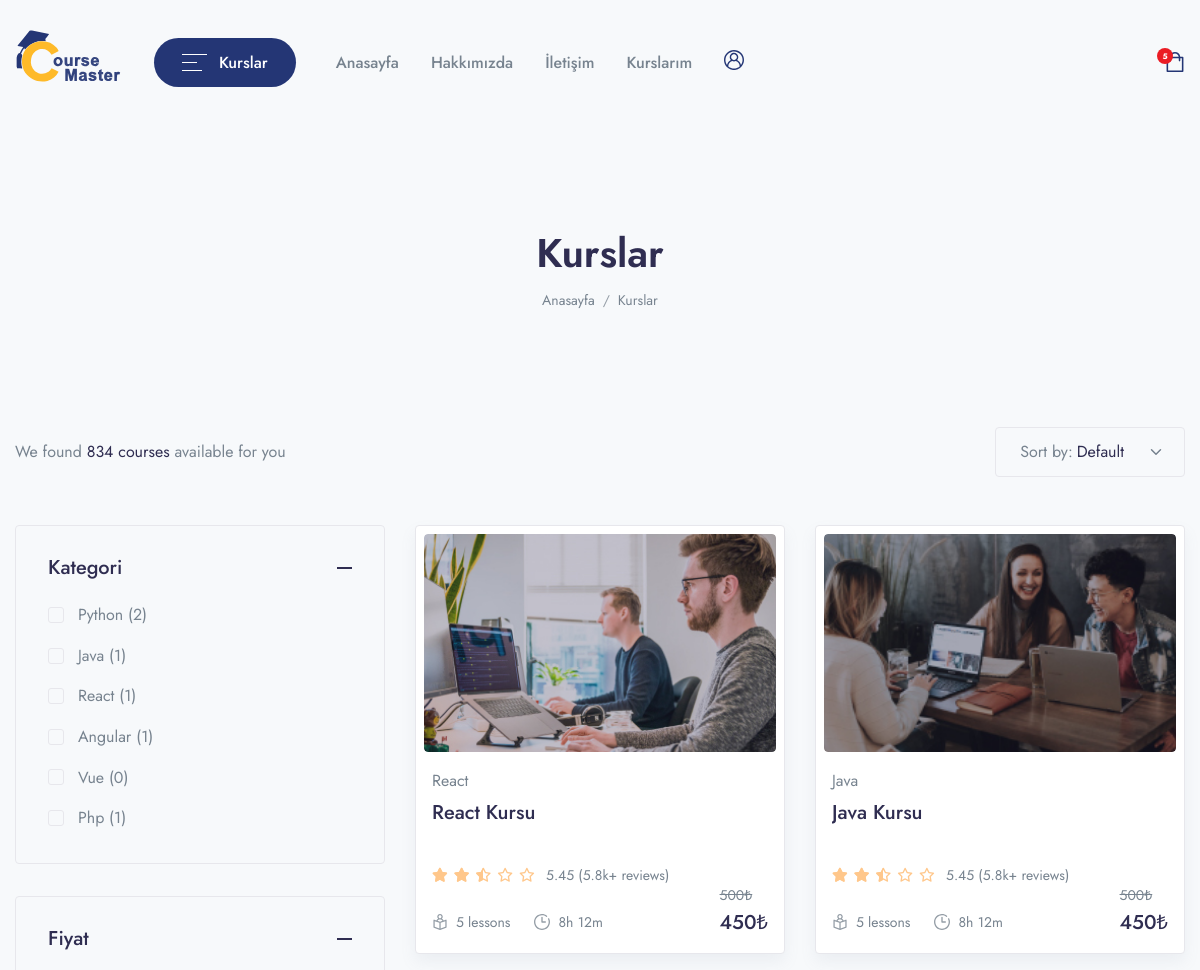
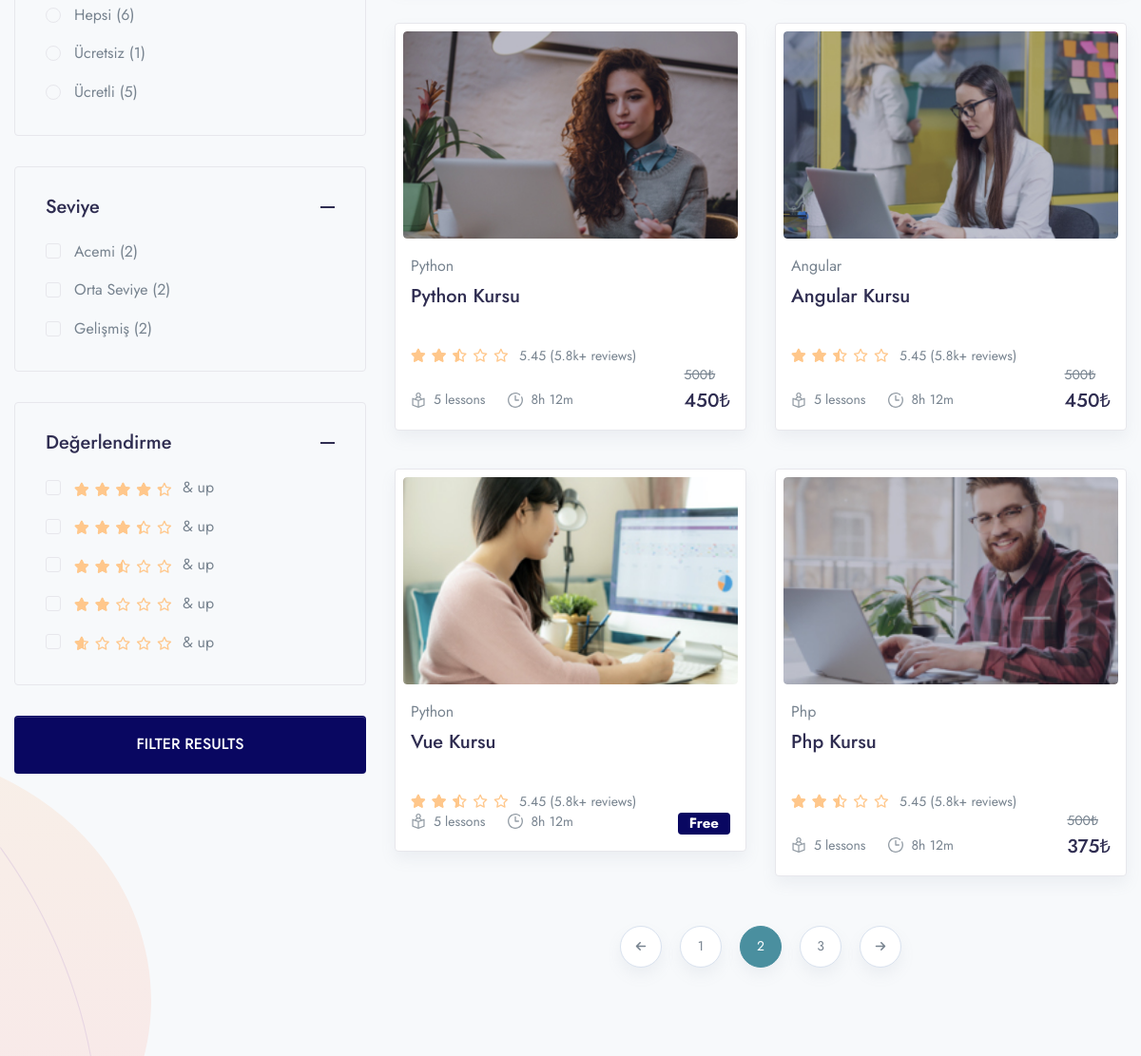
/courses (upper part), run on an earlier commit of the app's database (2 pictures, top to bottom).
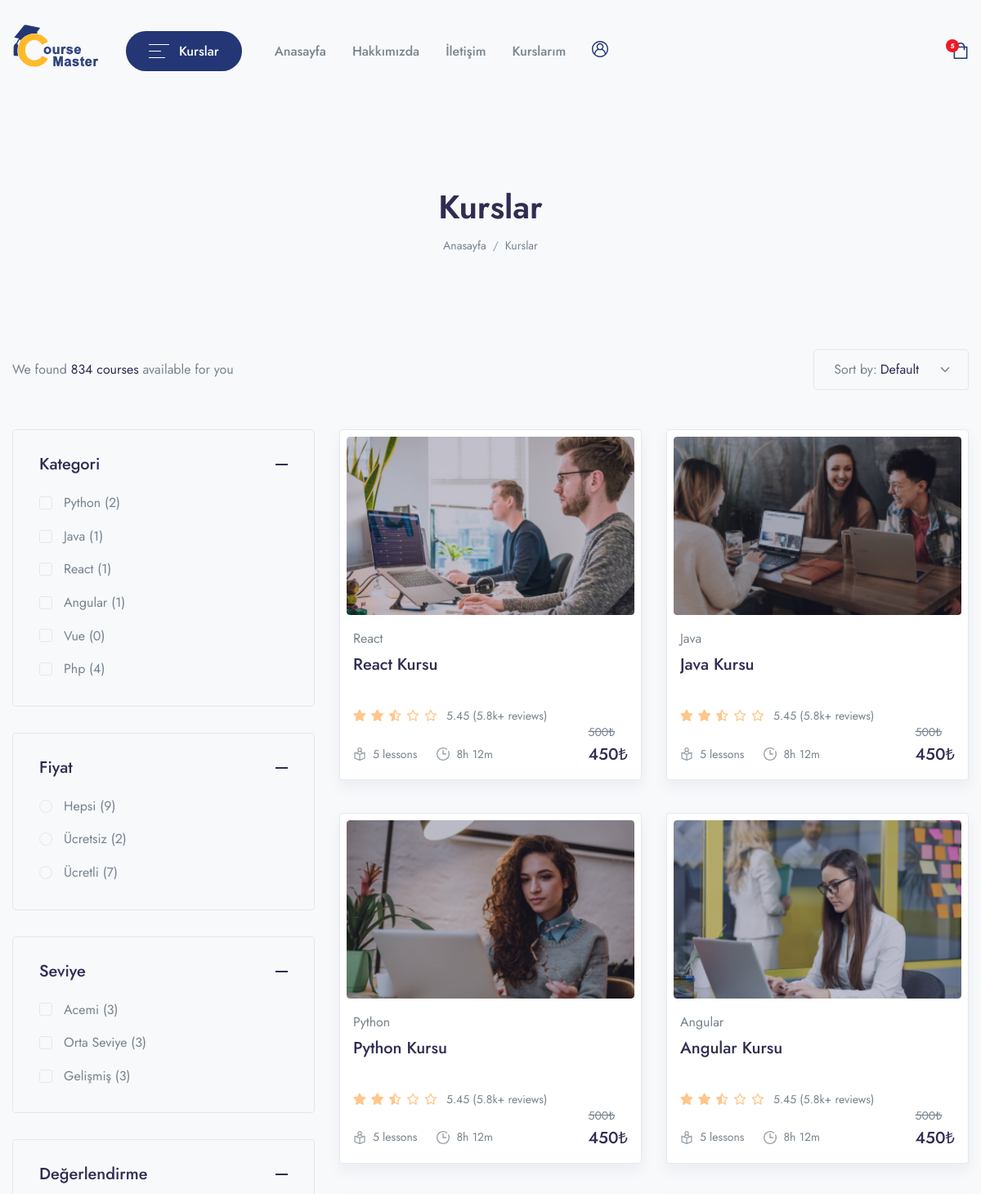
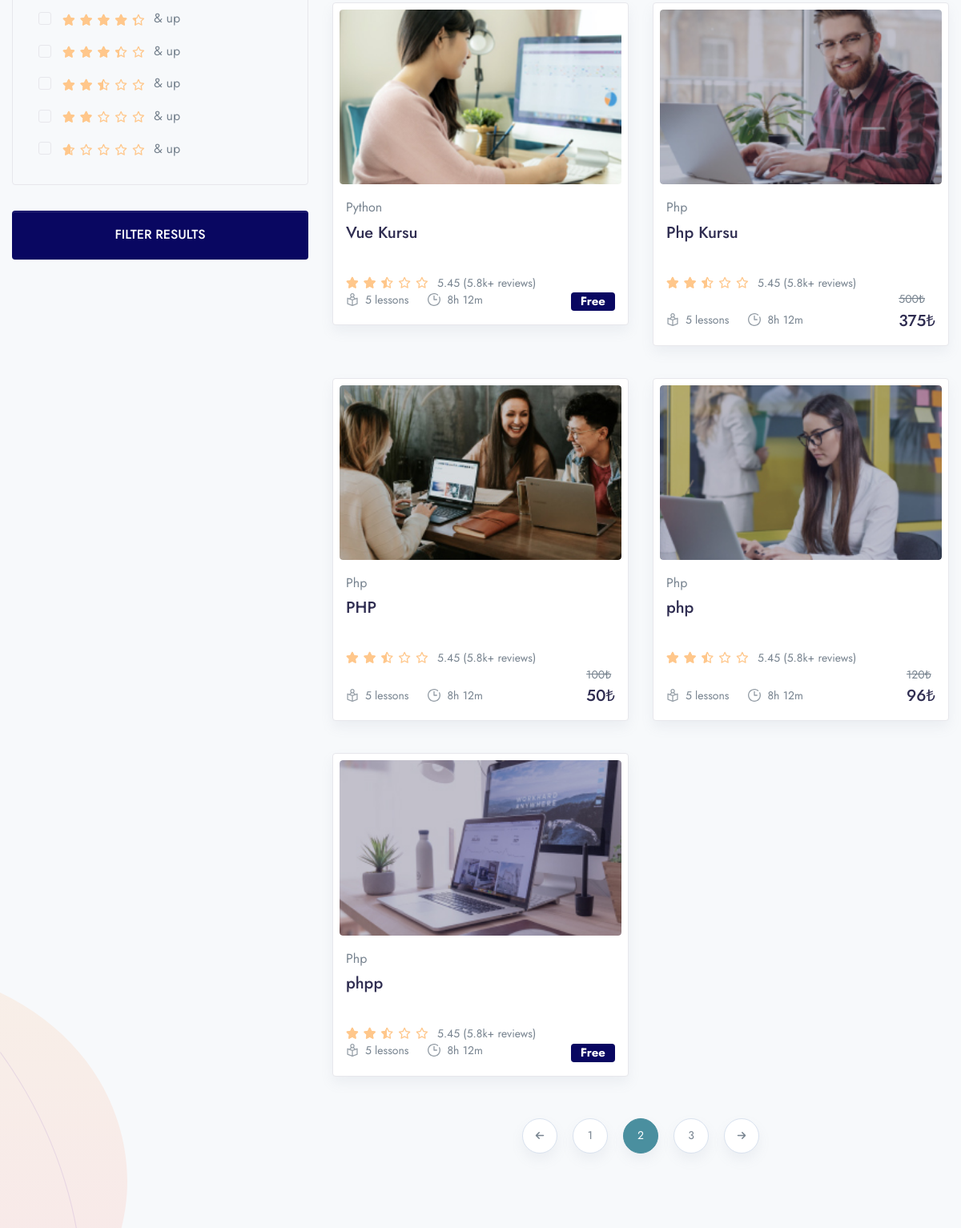
And on a later commit of the database (2 pictures, top to bottom).
### app/models.py (models this page shows, shortened)
class Categories(models.Model):
    icon = models.CharField(max_length=200,null=True)
    name = models.CharField(max_length=200)
    def __str__(self):
        return self.name
    def get_all_category(self):
        return Categories.objects.all().order_by("id")

class Level(models.Model):
    name=models.CharField(max_length=100)

class Course(models.Model):
    STATUS = (
        ('PUBLISH','PUBLISH'),
        ('DRAFT','DRAFT'),
    )
    featured_image = models.ImageField(upload_to="Media/featured_img",null=True)
    featured_video = models.CharField(max_length = 300, null=True)
    title = models.CharField(max_length=500)
    created_at = models.DateField(auto_now_add=True)
    author = models.ForeignKey(Author,on_delete=models.CASCADE,null=True)
    category =models.ForeignKey(Categories,on_delete=models.CASCADE)
    level=models.ForeignKey(Level,on_delete=models.CASCADE,null=True)
    description = models.TextField()
    price = models.IntegerField(null=True,default=0)
    discount = models.IntegerField(null=True)
    slug = models.SlugField(default='',max_length=500,null=True,blank=True)
    status=models.CharField(choices=STATUS,max_length=100,null=True)

### CourseMasterApp/views.py (the view)
# urls.py: path('courses',views.SINGLE_COURSE,name="single_course"),
def SINGLE_COURSE(request):
    category=Categories.get_all_category(Categories)
    level=Level.objects.all()
    course=Course.objects.all()
    FreeCourse_count=Course.objects.filter(price=0).count()
    PaidCourse_count=Course.objects.filter(price__gte=1).count()
    context={
        'category':category,
        'level':level,
        'course':course,
        'FreeCourse_count':FreeCourse_count,
        'PaidCourse_count':PaidCourse_count,
    }
    return render(request,'Main/single_course.html',context)

### app/templatetags/course_tags.py (called while the page is built)
@register.simple_tag
def discount_calculation(price,discount):
    if discount is None or discount is 0:
        return price
    sellprice = price
    sellprice = price - (price * discount/100)
    return math.floor(sellprice)

### templates/Main/single_course.html (shortened to what the changed rows need)
{% extends "base.html" %}
{% load static %}
{% block content %}
{% load course_tags %}
    <header class="py-8 py-md-11" style="background-image: none;">
        <div class="container text-center py-xl-2">
            <h1 class="display-4 fw-semi-bold mb-0">Kurslar</h1>
        </div>
    </header>
    <div class="container">
        <div class="row">
            <div class="col-xl-4 mb-5 mb-xl-0">
                <div class=" vertical-scroll" id="courseSidebar">
                    <div class="border rounded mb-6 @@widgetBG">
                        <div id="coursefiltercollapse1" class="collapse show mt-n2 px-6 pb-6" aria-labelledby="coursefilter1" data-parent="#courseSidebar">
                            <ul class="list-unstyled list-group list-checkbox">
                                {% for i in category %}
                                <li class="custom-control custom-checkbox">
                                    <label class="custom-control-label font-size-base" for="category-{{i.id}}">{{i.name}} ({{i.course_set.all.count}})</label>
                                </li>
                                {% endfor %}
                            </ul>
                        </div>
                    </div>
                    <div class="border rounded mb-6 @@widgetBG">
                        <div id="coursefiltercollapse3" class="collapse show mt-n2 px-6 pb-6" aria-labelledby="coursefilter3" data-parent="#courseSidebar">
                            <ul class="list-unstyled list-group list-checkbox">
                                <li class="custom-control custom-radio">
                                    <label class="custom-control-label font-size-base" for="price-1">Hepsi ({{course.all.count}})</label>
                                </li>
                                <li class="custom-control custom-radio">
                                    <label class="custom-control-label font-size-base" for="price-2">Ücretsiz ({{FreeCourse_count}})</label>
                                </li>
                                <li class="custom-control custom-radio">
                                    <label class="custom-control-label font-size-base" for="price-3">Ücretli ({{PaidCourse_count}})</label>
                                </li>
                            </ul>
                        </div>
                    </div>
                    <div class="border rounded mb-6 @@widgetBG">
                        <div id="coursefiltercollapse4" class="collapse show mt-n2 px-6 pb-6" aria-labelledby="coursefilter4" data-parent="#courseSidebar">
                            <ul class="list-unstyled list-group list-checkbox">
                                {% for i in level %}
                                    <li class="custom-control custom-checkbox">
                                        <label class="custom-control-label font-size-base" for="level-{{i.id}}">{{i.name}} ({{i.course_set.all.count}})</label>
                                    </li>
                                {% endfor %}
                            </ul>
                        </div>
                    </div>
                </div>
            </div>
            <div class="col-xl-8">
                <div class="row row-cols-md-2 mb-3" id="filteredCourses">
                    {% for i in course %}
                    <div class="col-md pb-4 pb-md-7">
                        <div class="card border shadow p-2 lift sk-fade">
                            <div class="card-zoom position-relative">
                                <a href="course-single-v5.html" class="card-img sk-thumbnail d-block">
                                    <img class="rounded shadow-light-lg" src="{{i.featured_image}}" alt="...">
                                </a>
                            </div>
                            <div class="card-footer px-2 pb-2 mb-1 pt-4 position-relative">
                                <a href="course-single-v5.html"><span class="mb-1 d-inline-block text-gray-800">{{i.category}}</span></a>
                                <div class="position-relative">
                                    <a href="course-single-v5.html" class="d-block stretched-link"><h4 class="line-clamp-2 h-md-48 h-lg-58 me-md-6 me-lg-10 me-xl-4 mb-2">{{i.title}}</h4></a>
                                    <div class="d-lg-flex align-items-end flex-wrap mb-n1">
                                        <div class="star-rating mb-2 mb-lg-0 me-lg-3">
                                            <div class="rating" style="width:50%;"></div>
                                        </div>
                                        <div class="font-size-sm">
                                            <span>5.45 (5.8k+ reviews)</span>
                                        </div>
                                    </div>
                                    <div class="row mx-n2 align-items-end">
                                        <div class="col px-2">
                                            <ul class="nav mx-n3">
                                                <li class="nav-item px-3">
                                                    <div class="d-flex align-items-center">
                                                        <div class="me-2 d-flex icon-uxs text-secondary">
                                                        </div>
                                                        <div class="font-size-sm">5 lessons</div>
                                                    </div>
                                                </li>
                                                <li class="nav-item px-3">
                                                    <div class="d-flex align-items-center">
                                                        <div class="me-2 d-flex icon-uxs text-secondary">
                                                        </div>
                                                        <div class="font-size-sm">8h 12m</div>
                                                    </div>
                                                </li>
                                            </ul>
                                        </div>
                                        {% if i.price == 0 %}
                                        <div class="col-auto px-2 text-right">
                                            <ins class="h4 mb-0 d-block mb-lg-n1">
                                                <span class="badge badge-primary">Free</span>
                                            </ins>
                                        </div>
                                        {% else %}
                                        <div class="col-auto px-2 text-right">
                                            <del class="font-size-sm">{{i.price}}₺</del>
                                            <ins class="h4 mb-0 d-block mb-lg-n1">{% discount_calculation i.price i.discount %}₺</ins>
                                        </div>
                                        {% endif %}
                                    </div>
                                </div>
                            </div>
                        </div>
                    </div>
                    {% endfor %}
                </div>
            </div>
        </div>
    </div>
{% endblock content %}

What changed in the data, as far as the page shows it:
computed for Categories "Php": course_set.all.count "1" → "4"
computed for Level "Acemi": course_set.all.count "2" → "3"
computed for Level "Orta Seviye": course_set.all.count "2" → "3"
computed for Level "Gelişmiş": course_set.all.count "2" → "3"
added Course: featured_image (picture), category "Php", title "PHP", price "100", price+discount "50"
added Course: featured_image (picture), category "Php", title "php", price "120", price+discount "96"
added Course: featured_image (picture), category "Php", title "phpp", price "Free"
Also different on the page:
{{ course.all.count }}: "6" → "9"
{{ FreeCourse_count }}: "1" → "2"
{{ PaidCourse_count }}: "5" → "7"
